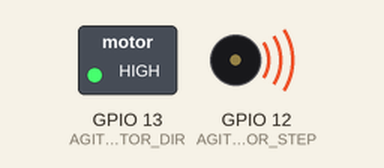
Simulated run of this sketch. Board: ESP32. Shown: switched loads named in the sketch (green lamp = pin HIGH), buzzer (waves = sounding). What the sketch prints to the serial monitor is not drawn.

Above: at 0.03 s.
At 2.87 s:
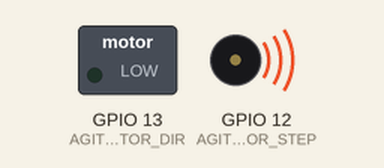
Timing chart, 0 to 3.2 s (numbered marks = the images above):
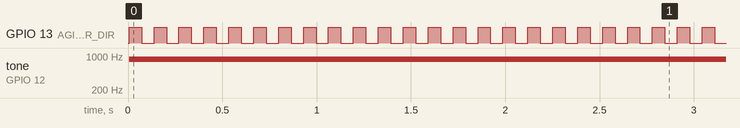

The sketch:

SuccefffulAgitation4-3-25.ino
```cpp
/************
4/3/25
Dorjee Tenzing
Overview:
Create premade protocols that consist of three operations: agitate, pause, bind
Write a state machine that calls existing motor functions with defined inputs and outputs
*************/
const int AGITATION_MOTOR_STEP = 12;
const int AGITATION_MOTOR_DIR = 13;
const int AGITATION_MOTOR_STEP_CHANNEL = 1;
const int AGITATION_MOTOR_DIR_CHANNEL = 2;

#define MAX_LINE_LENGTH 32
#define MAX_LINES 100
// Initialize the tempBuffer with nulls ('\0')
char tempBuffer[MAX_LINES][MAX_LINE_LENGTH] = { { '\0' } };
//memset(tempBuffer, 0, sizeof(tempBuffer));
uint8_t startFlag = 0;
uint8_t i = 0;
uint8_t j = 0;

HardwareSerial mySerial(1);
//types of protocols
enum ProtocolType {
  AGITATION,  // 'B'
  PAUSING,    // 'P'
  MOVING,     // 'M'
  INVALID     // For unknown protocol types
};
// Structure to store protocol properties
struct Protocol {
  ProtocolType type;
  uint8_t volume;
  uint8_t percentVolume;
  uint8_t speed;
  uint8_t duration;
  uint8_t initialSurfaceTime;
  uint8_t stopAtSequences;
  uint8_t sequencePauseTime;
};

//Protocol Array
char *protocols[] = {
  "M827395", "B491762", "P3", "M615829", "B728341", "P7", "B983251", "M147693", "P5", "M283741",
  "B672849", "P2", "M518392", "B739251", "P9", "M924873", "B356721", "P4", "M837462", "B671285",
  "P6", "B924173", "M462839", "P8", "M183627", "B519284", "P1", "B832749", "M746218", "P7",
  "M382615", "B721493", "P5", "B629471", "M548293", "P9", "M192847", "B364927", "P2", "M847362",
  "B512874", "P6", "B937415", "M284759", "P4", "M682391", "B715428", "P3", "B492671", "M531827",
  "P8", "M914275", "B267843", "P5", "B839472", "M362491", "P1", "M472681", "B619427", "P9",
  "B738429", "M294783", "P6", "M483729", "B175392", "P3", "B926471", "M571839", "P7", "M318472",
  "B827149", "P2", "B571382", "M649273", "P8", "M417629", "B385291", "P4", "B927416", "M518734",
  "P6", "M742193", "B618492", "P1", "B574829", "M392847", "P9", "M673284", "B941752", "P5",
  "B738192", "M512679", "P7", "M294678", "B415926", "P3", "B689472", "M471382", "P2", "M527491"
};

//global size of protocols
int size = sizeof(protocols) / sizeof(protocols[0]);  // Get number of elements

//init functions
Protocol parseProtocol(char *protocol);
ProtocolType getProtocolType(char *protocol);

// Initialize the tempBuffer with nulls ('\0')

void setup() {
  //Set up UART and GPIO
  Serial.begin(115200);
  pinMode(AGITATION_MOTOR_DIR, OUTPUT);
  pinMode(AGITATION_MOTOR_STEP, OUTPUT);
  // Setup Agitation Motor Step Signal
  ledcAttachChannel(AGITATION_MOTOR_STEP, 1000, 8, AGITATION_MOTOR_STEP_CHANNEL);
  ledcWrite(AGITATION_MOTOR_STEP, 0);  //set duty cycle
  //ledcChangeFrequency(AGITATION_MOTOR_STEP, 1000, 8);  //set real frequency here

  // Setup Agitation Motor Dir Signal
  ledcAttachChannel(AGITATION_MOTOR_DIR, 10, 8, AGITATION_MOTOR_DIR_CHANNEL);
  ledcWrite(AGITATION_MOTOR_DIR, 0);  //set duty cycle
  //ledcChangeFrequency(AGITATION_MOTOR_DIR, 10, 8);  //set real frequency here

  /***** SANTIY CHECK MOTOR TESTING CODE BEGIN ******/

  // delay(2000);

  // ledcWriteTone(AGITATION_MOTOR_STEP, 1000);
  // ledcWriteTone(AGITATION_MOTOR_DIR, 10);

  // delay(2000);

  // ledcWriteTone(AGITATION_MOTOR_STEP, 0);
  // ledcWriteTone(AGITATION_MOTOR_DIR, 0);

  // delay(2000);

  // ledcWriteTone(AGITATION_MOTOR_STEP, 500);
  // ledcWriteTone(AGITATION_MOTOR_DIR, 5);

  /******** SANITY CHECK MOTOR TESTING CODE FINSIH *********/

  /** USEFUL FUNCTIONS:
  * ledcWriteTone(AGITATION_MOTOR_STEP, 1000);
  * ledcChangeFrequency(AGITATION_MOTOR_DIR, 10, 8);
 */

  /*********** RUN MAIN TEST ***********/

  //Fill in tempBuffer with premade protocol
  strcpy(tempBuffer[0], "P3");
  strcpy(tempBuffer[1], "A340532");
  uint8_t i = 0;

  // for (i = 0; i, MAX_LINES; i++) {
  //   //handle pause operation: P7. Input: Duration
  //   if (tempBuffer[i][0] == 'P') {
  //     uint8_t pauseDuration = tempBuffer[i][1] - '0';  //convert from ascii to int
  //     pauseMotors(pauseDuration);
  //   }

  //   //handle agitate operation: A74. Inputs: Agitation speed, agitation duration
  //   if (tempBuffer[i][0] == 'A') {
  //     uint8_t agitateSpeed = tempBuffer[i][4] - '0';                                         //extract speed
  //     uint8_t agitateDuration = ((tempBuffer[i][5] - '0') * 10) + (tempBuffer[i][6] - '0');  //extract duration
  //     uint8_t totalVolume = tempBuffer[i][1] - '0';                                          //extract total volume
  //     uint8_t percentVolume = ((tempBuffer[i][2] - '0') * 10) + (tempBuffer[i][3] - '0');    //extract percent volumt
  //     agitateMotors(agitateSpeed, agitateDuration, totalVolume, percentVolume);
  //   }

  //   //handle bind operation: B7. Inputs: Bind duration
  //   if (tempBuffer[i][0] == 'B') {
  //     uint8_t bindDuration = tempBuffer[i][0];
  //   }
  // }
  //loop through array of protocols
  for (int i = 0; i < size; i++) {
    Protocol parsed = parseProtocol(protocols[i]);  // Parse protocol

    //print out list
    Serial.print("Protocol: ");
    Serial.println(protocols[i]);
    //for each parsed protocol print out its information based on type
    switch (parsed.type) {
      //call the agitation function
      case AGITATION:
        agitateMotors(parsed.speed, parsed.duration, parsed.volume, parsed.percentVolume);  //agitate the motors
                                                                                            //debug for information correctness
        Serial.println("Type: Agitation");
        Serial.print("Volume: ");
        Serial.println(parsed.volume);
        Serial.print("Percent Volume: ");
        Serial.println(parsed.percentVolume);
        Serial.print("Speed: ");
        Serial.println(parsed.speed);
        Serial.print("Duration: ");
        Serial.println(parsed.duration);
        break;

      case PAUSING:
        pauseMotors(parsed.duration);
        Serial.println("Type: Pausing");
        Serial.print("Duration: ");
        Serial.println(parsed.duration);
        break;

      case MOVING:  //moving function not written yet.
        Serial.println("Type: Moving");
        Serial.print("Initial Surface Time: ");
        Serial.println(parsed.initialSurfaceTime);
        Serial.print("Speed: ");
        Serial.println(parsed.speed);
        Serial.print("Stop at Sequences: ");
        Serial.println(parsed.stopAtSequences);
        Serial.print("Sequence Pause Time: ");
        Serial.println(parsed.sequencePauseTime);
        break;
    }
  }
}

void loop() {
}
/**
 * @brief: Pause the motor for a number of seconds
 * @param pauseDuration: pause duration in seconds
 * @retval: none
 */
void pauseMotors(uint8_t pauseDuration) {
  //analogWrite(AGITATION_MOTOR_STEP, 255);  //no pwm signal, use high for debugging
  ledcWriteTone(AGITATION_MOTOR_STEP, 0);
  delay(pauseDuration * 1000);  //convert from seconds to milliseconds for delay function
}

/**
 * @brief: perform the agitation operation of moving motors up and down very quickly
 * @param agitateSpeed: agitation speed on a scale of 1-9
 * @param agitateDuration: agitation duration given in seconds
 * @param percentDepth: percentage of well volume to be displaced
 * @retval: none
 */
void agitateMotors(uint8_t agitateSpeed, uint8_t agitateDuration, uint8_t totalVolume, uint8_t percentDepth) {
  //set motor speed
  int agitationFrequency = mapSpeed(agitateSpeed);  //newmap
  int depth = mapDepth(totalVolume, percentDepth);  // Number of direction changes per cycle
  int toggleDelay = 1000 / (depth);                 // milliseconds per half-cycle (back and forth)

  ledcWriteTone(AGITATION_MOTOR_STEP, agitationFrequency);  // Drive motor

  //setup for changing directions
  bool DIR = HIGH;                       //init direction
  unsigned long startTime = millis();    //capture a start time
  pinMode(AGITATION_MOTOR_DIR, OUTPUT);  //ensure pin is set to output

  while (millis() - startTime < agitateDuration * 1000) {
    digitalWrite(AGITATION_MOTOR_DIR, DIR);  //set new direction
    delay(toggleDelay);                      //delay before next iteration
    DIR = (DIR == HIGH) ? LOW : HIGH;        //change directions after every toggleDelay iteration
  }
  //turn motors off afrer delay is finished
  ledcWriteTone(AGITATION_MOTOR_STEP, 0);
}

//   /**
//  * @brief: Map agitationSpeed value to a PWM frequency
//  * @param agitateSpeed: agitation speed on a scale of 1-9
//  * @retval: frequency of a PWM signal given in Hz
//  */
//   int mapAgitationSpeed(uint8_t agitateSpeed) {
//     if (agitateSpeed == 9) {
//       return 1000;
//     } else if (agitateSpeed == 1) {
//       return 500;
//     } else {
//       return 800;
//     }
//   }

//num1 and num2 are the integer ranges of speed, num3 and num4 are the frequency ranges
unsigned int mapSpeed(float value) {
  return (value - 1) * (1000 - 400) / (9 - 1) + 400;
}
//maping ranges of depths to a fequency for direction channel
unsigned int mapDepth(float value1, float value2) {
  // Map value1 (1-6) directly to 5-20
  float mapped1 = ((value1 - 1) * (20 - 5) / (6 - 1)) + 5;

  // Map value2 (1-100) directly to 5-20
  float mapped2 = ((value2 - 1) * (20 - 5) / (100 - 1)) + 5;

  // Weighted blend (change weights if needed)
  float finalValue = (mapped1 * 0.6) + (mapped2 * 0.4);

  // Clamp to 5-20
  if (finalValue < 5) finalValue = 5;
  if (finalValue > 20) finalValue = 20;

  return (unsigned int)finalValue;
}

/**
 * @brief: iterate through the array and extract all information
 * @param char *protocol : pause duration in seconds
 * @retval: none
 */
Protocol parseProtocol(char *protocol) {
  Protocol parsed;  //object of protocol struct with the elements of all protocols contained
  parsed.type = getProtocolType(protocol);
  //for each type extract its respective information
  switch (parsed.type) {
    case AGITATION:
      parsed.volume = (protocol[1] - '0');                                      // Extract volume
      parsed.percentVolume = ((protocol[2] - '0') * 10) + (protocol[3] - '0');  // % of volume
      parsed.speed = (protocol[4] - '0');                                       // Speed
      parsed.duration = ((protocol[5] - '0') * 10) + (protocol[6] - '0');       // Duration
      break;

    case PAUSING:
      parsed.duration = (protocol[1] - '0');  // Only duration for pausing
      break;

    case MOVING:
      parsed.initialSurfaceTime = ((protocol[1] - '0') * 100) + ((protocol[2] - '0') * 10) + (protocol[3] - '0');  // Initial surface time
      parsed.speed = (protocol[4] - '0');                                                                          // Speed
      parsed.stopAtSequences = (protocol[5] - '0');                                                                // Stop at sequences
      parsed.sequencePauseTime = (protocol[6] - '0');                                                              // Sequence pause time
      break;
  }

  return parsed;
}

// Function to determine protocol type
ProtocolType getProtocolType(char *protocol) {
  //based on the first character of the protocols you can see what type of protocol it is
  switch (protocol[0]) {  // Check the first character
    case 'B':
      return AGITATION;
      break;
    case 'P':
      return PAUSING;
      break;
    case 'M':
      return MOVING;
      break;
    default:
      Serial.print("Error: Invalid protocol type '");
      Serial.print(protocol[0]);
      Serial.println("'");
      return INVALID;
      break;
  }
}
```

Measured:
- by itself, GPIO 13 (AGITATION_MOTOR_DIR): moves between LOW and HIGH, repeating every 0.13 s
- by itself, tone on GPIO 12 (AGITATION_MOTOR_STEP): plays 850 Hz for 62.0 s, 550 Hz for 41.0 s, 475 Hz for 16.9 s
